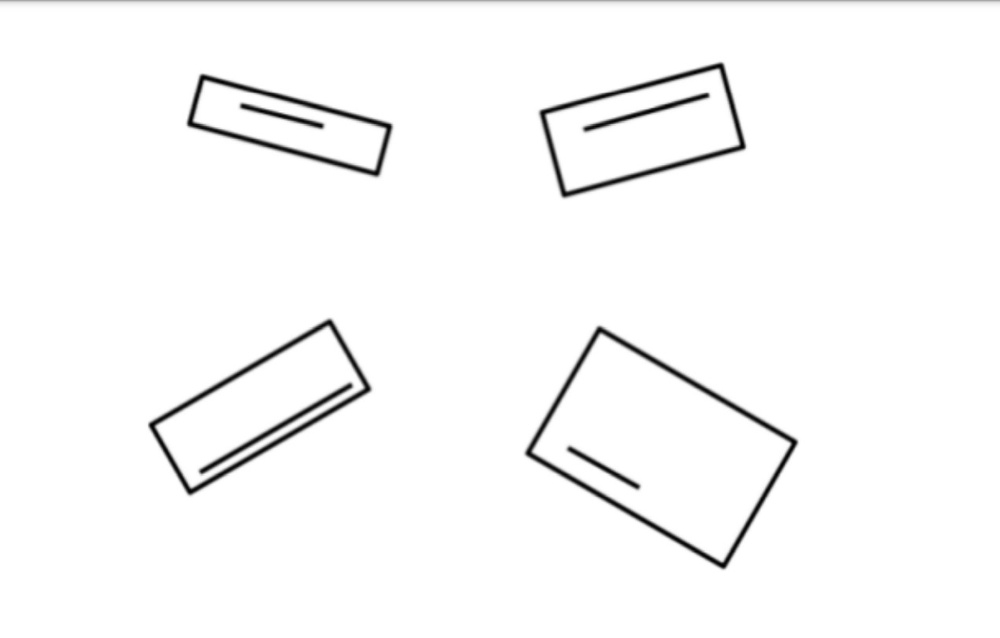
#> input picture Task 2 - Rectangle Numbering and Alignment/rectangle_numbering/image_with_rectangles.jpg, 1000 x 638 px, shrunk from 1272 x 812 before the run
$ jupyter execute rectangle_numbering.ipynb
#> lines starting #> are read from the running program, lines starting #| are printed output that depends on the picture; after the words box and inside, x2 and y2 are one past the last pixel; in counts of white or black regions, pixels touching at a corner belong together
[cell 1]
import cv2
import numpy as np
import matplotlib.pyplot as plt

# Load the image to work with
image_path = "image_with_rectangles.jpg"
# Read the image
image = cv2.imread(image_path)
#> image is the input picture: shape (638, 1000, 3); min 0, max 255, mean 249.1
plt.imshow(cv2.cvtColor(image, cv2.COLOR_BGR2RGB))
plt.title("Original Image")
plt.axis('off')
plt.show()

# Convert the loaded image to grayscale
gray_image = cv2.cvtColor(image, cv2.COLOR_BGR2GRAY)
plt.imshow(gray_image, cmap='gray')
plt.title("Grayscale Image")
plt.axis('off')
plt.show()

# Apply thresholding to graysscle to create a binary image
# Pixels above 200 become white (255), others become black (0)
_, binary_image = cv2.threshold(gray_image, 200, 255, cv2.THRESH_BINARY_INV)
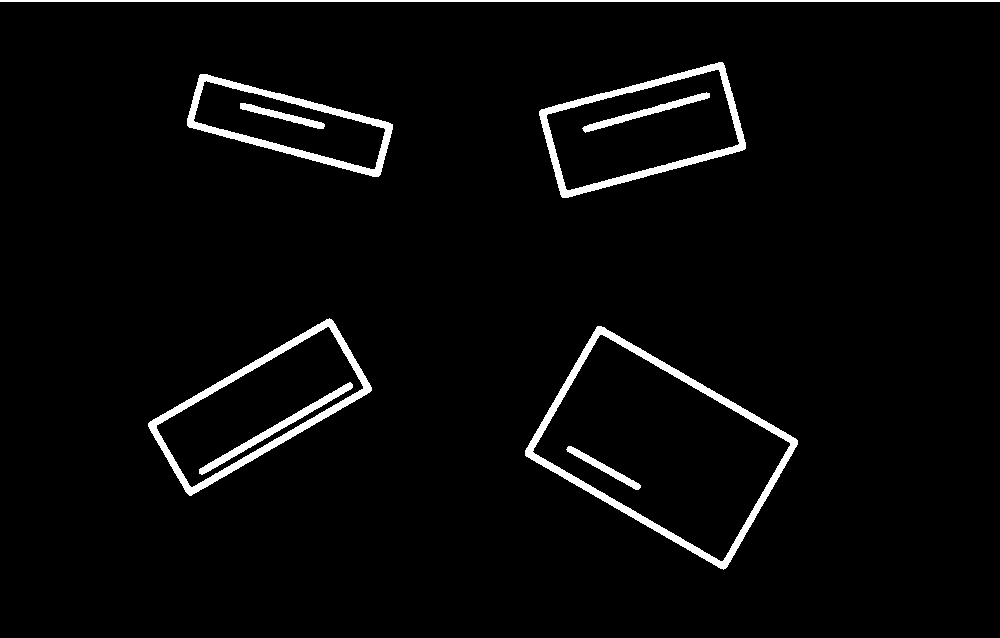
#> binary_image: shape (638, 1000); 3.4% white; 9 white regions, largest, box (x1, y1, x2, y2) and area: (525, 326, 798, 570) 5184, (148, 318, 372, 496) 4014, (539, 62, 746, 198) 3727

# Define a kernel for erosions
kernel = np.ones((5, 5), np.uint8)

# Using cv2.erode() method
# erosion removes pixels on object boundaries
binary_image = cv2.erode(binary_image, kernel)
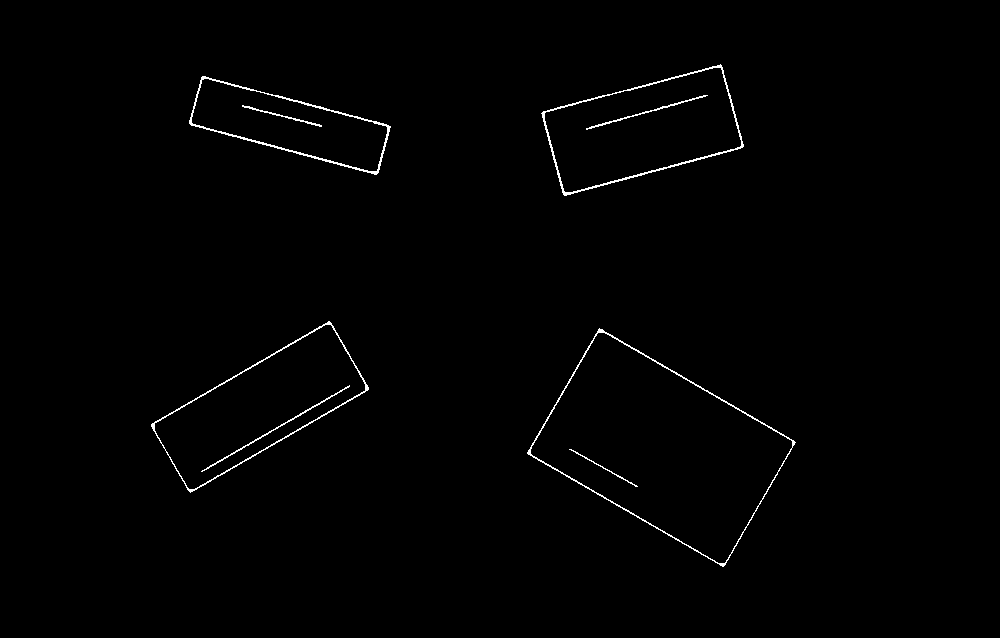
#> binary_image: shape (638, 1000); 0.79% white in thin lines or dots, all inside (x1, y1, x2, y2) = (151, 64, 796, 567)
plt.imshow(binary_image, cmap='gray')
plt.title("Binary Image")
plt.axis('off')
plt.show()

# Find contours in the binary image
# Contours are simply the boundaries of white regions in the image
# RETR_TREE retrieves all contours and reconstructs a full hierarchy of nested contours
# CHAIN_APPROX_SIMPLE compresses horizontal, vertical, and diagonal segments and leaves only their end points
[contours,hierarchy] = cv2.findContours(binary_image, cv2.RETR_TREE, cv2.CHAIN_APPROX_SIMPLE)
#> contours = 12 contours; largest, box (x1, y1, x2, y2) and area: (527, 328, 796, 567) 32720, (530, 332, 793, 564) 32170, (151, 321, 369, 493) 16300, (541, 64, 744, 196) 16044, (154, 324, 366, 490) 15842

# Initialize a dictionary and arrays to store line lengths and rectangles
line_lengths = {}
rectangles = []
# print(len(contours))
# print(hierarchy)

[cell 2]
# Create a blank image to draw and visualize the contours and rectangles
blank_image = np.zeros((image.shape[0], image.shape[1],3), np.uint8)
plt.imshow(blank_image)
plt.title("Blank Image")
plt.axis('off')
plt.show()

# Loop through each contour (rectangle) detected in the image
for i in range(len(contours)):
    contour = contours[i]
    # Approximate the contour with a polygon to simplify its shape
    # This is done to estimate the number of sides of the rectangle
    approx = cv2.approxPolyDP(contour, 0.05 * cv2.arcLength(contour, True), True)

    # Check if the polygon has 2 vertices (a straight line)
    if (len(approx) == 2):
        # Draw the detected line on the blank image for visualization
        cv2.drawContours(blank_image, [approx], 0, (i * 25, 0, 0), 5)
        # Calculate the line length as the contour's arc length (perimeter)
        line_lengths[i] = cv2.arcLength(contour, True)
        # Get the parent index of the current contour in the hierarchy
        parent = hierarchy[0][i][3]
        # Draw the parent contour on the blank image for visualization
        cv2.drawContours(blank_image, [contours[parent]], 0, (i * 25, 0, 0), 5)
#> this loop made 12 passes
#> approx on passes 1 to 12: [[599, 328], [527, 453], [723, 566], [795, 442]], [[598, 332], [792, 441], [724, 563], [530, 453]], [[569, 449], [637, 486]], [[329, 321], [151, 424], [190, 492], [368, 389]], [[330, 324], [365, 390], [189, 489], [154, 423]], [[349, 385], [201, 471]], [[201, 77], [191, 125], [378, 172], [390, 126]], [[201, 80], [385, 125], [377, 170], [193, 124]], [[242, 105], [321, 126]], [[721, 65], [543, 111], [563, 194], [742, 147]], [[721, 68], [739, 147], [563, 190], [546, 111]], [[707, 95], [586, 129]]
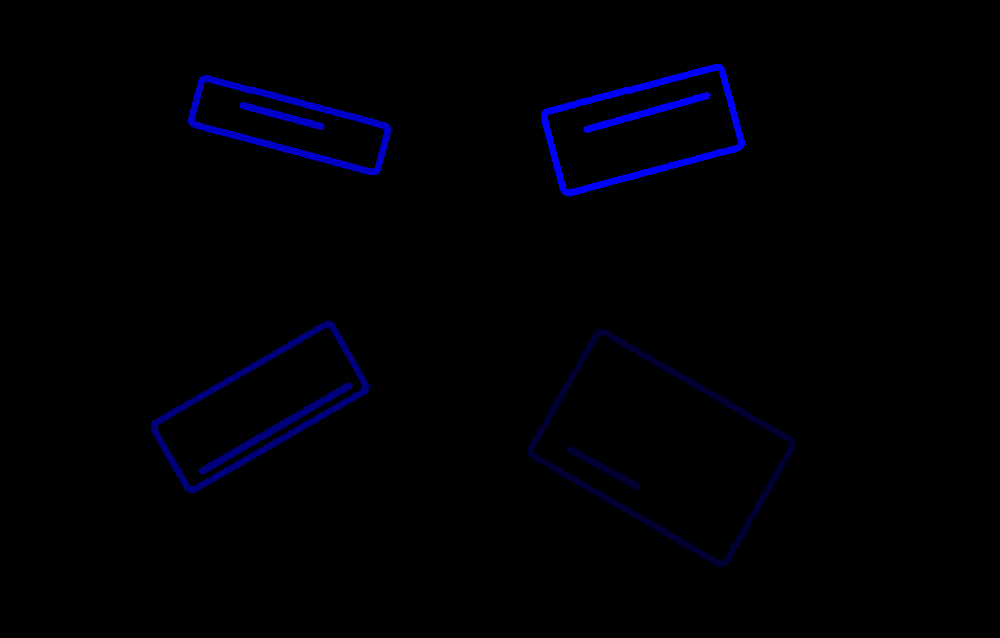
#> blank_image: shape (638, 1000, 3); mean of channels 0, 1, 2 4.3, 0, 0; drawn as B, G, R
#> after the loop, line_lengths = {2: 166.7, 5: 367.8, 8: 176.6, 11: 270.8}
plt.imshow(blank_image)
plt.title("Image with detected contours")
plt.axis('off')
plt.show()

[cell 3]
# Sort the dictionary by line lengths in ascending order
sorted_length = sorted(line_lengths.items(), key=lambda x:x[1])
#> sorted_length = [(2, 166.7), (8, 176.6), (11, 270.8), (5, 367.8)]

# Create a copy of the original image to draw numbered rectangles on
numbered_image = image.copy()

# Loop through the sorted contours to draw rectangles with numbers
for i in range(len(sorted_length)):
    # Get the index of the line (rectangle)
    line_index = sorted_length[i][0]
    # Get the parent index of the line
    parent_index = hierarchy[0][line_index][3]
    # Get the contours of the parent rectangle
    parent = contours[parent_index]
    # Get the bounding rectangle around the parent contour
    x, y, w, h = cv2.boundingRect(parent)
    # put a text label with the rectangle at the center of the rectangle
    text_x = x + w // 2  # X-coordinate for the text
    text_y = y + h + 30  # Y-coordinate for the text (adjust 30 to control the distance)
    cv2.putText(numbered_image, str(i + 1), (text_x, text_y), cv2.FONT_HERSHEY_SIMPLEX, 1, (0, 0, 255), 2)
#> this loop made 4 passes
#> (line_index, parent_index, x, y, w, h, text_x, text_y) on passes 1 to 4: (2, 1, 530, 332, 263, 232, 661, 594), (8, 7, 191, 78, 197, 94, 289, 202), (11, 10, 544, 67, 198, 126, 643, 223), (5, 4, 154, 324, 212, 166, 260, 520)
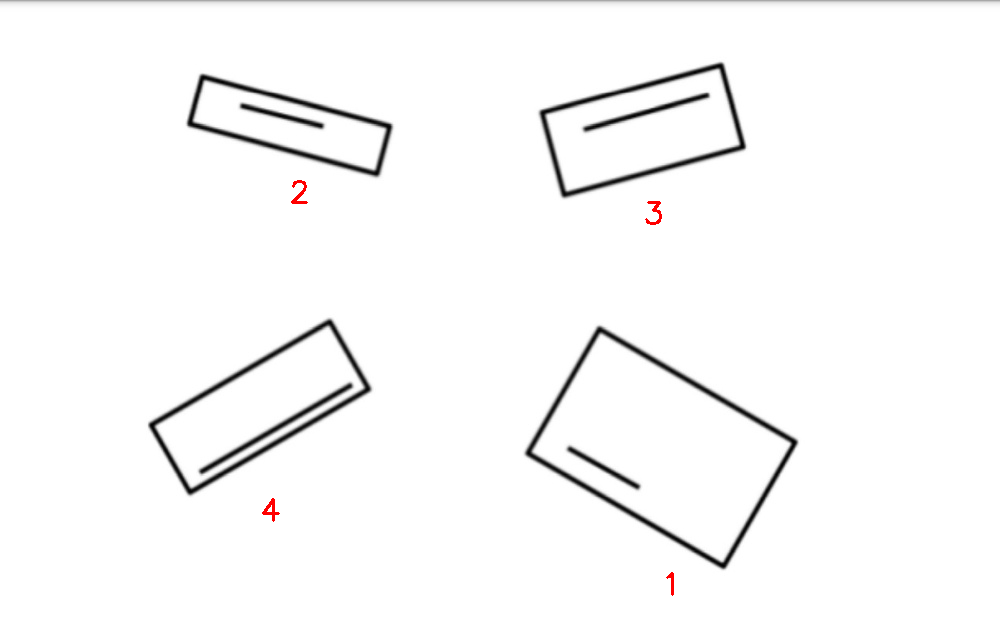
#> numbered_image: shape (638, 1000, 3); 0.09% of pixels changed, all inside (x1, y1, x2, y2) = (262, 180, 674, 596)

# show the final image with numbered rectangles
plt.title("Numbered Rectangles")
plt.imshow(cv2.cvtColor(numbered_image, cv2.COLOR_BGR2RGB))
plt.axis('off')
plt.show()
